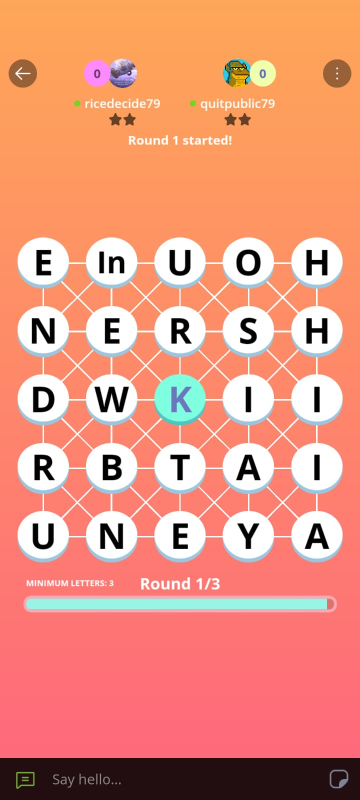
#> input picture new images/1.jpeg, 720 x 1600 px (shown at 1/2 size)
$ python dbg_digraphs.py
#> lines starting #> are read from the running program, lines starting #| are printed output that depends on the picture; after the words box and inside, x2 and y2 are one past the last pixel; in counts of white or black regions, pixels touching at a corner belong together
#> further down, img is the input picture: shape (1600, 720, 3); mean B, G, R 125.9, 148.1, 231.3
### autoplay_v2/board_detector.py
"""Auto-detect the Plato Crosswords board from a screenshot.

Uses HSV colour masking to find white/cyan tile circles, NMS to remove
duplicates, and K-means clustering to arrange them into a 4×4 or 5×5 grid.
"""
from __future__ import annotations

from pathlib import Path
from typing import List, Optional, Tuple

import cv2
import numpy as np

from autoplay_v2.models import DetectedBoard, DetectedTile

# HSV bounds for game tile circles.
_CYAN_LOWER = (70, 45, 75)
_CYAN_UPPER = (105, 255, 255)
_WHITE_LOWER = (0, 0, 170)
_WHITE_UPPER = (179, 80, 255)


def _find_candidate_circles(
    image_bgr: np.ndarray,
    debug_dir: Optional[Path] = None,
) -> List[Tuple[int, int, int]]:
    """Detect white and cyan circles that could be game tiles.

    Returns a list of (centre_x, centre_y, radius).
    """
    h, w = image_bgr.shape[:2]
    hsv = cv2.cvtColor(image_bgr, cv2.COLOR_BGR2HSV)
#> hsv: shape (1600, 720, 3); mean H, S, V 51.1, 121.3, 234.2

    white_mask = cv2.inRange(hsv, _WHITE_LOWER, _WHITE_UPPER)
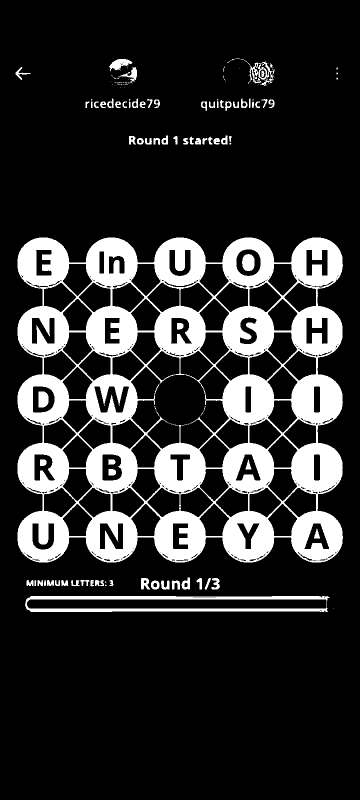
#> white_mask: shape (1600, 720) (shown at 1/2 size); 17.7% white; 152 white regions (77 under 20 px), largest, box (x1, y1, x2, y2) and area: (35, 475, 686, 1125) 184829, (50, 1192, 659, 1224) 7824, (484, 508, 509, 542) 703
    cyan_mask = cv2.inRange(hsv, _CYAN_LOWER, _CYAN_UPPER)
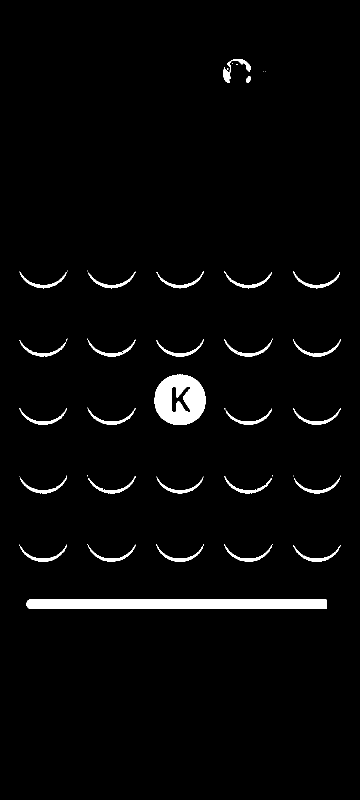
#> cyan_mask: shape (1600, 720) (shown at 1/2 size); 2.8% white; 45 white regions (16 under 20 px), largest, box (x1, y1, x2, y2) and area: (53, 1198, 654, 1218) 11977, (309, 749, 412, 850) 7305, (175, 677, 271, 714) 542
    mask = cv2.bitwise_or(white_mask, cyan_mask)
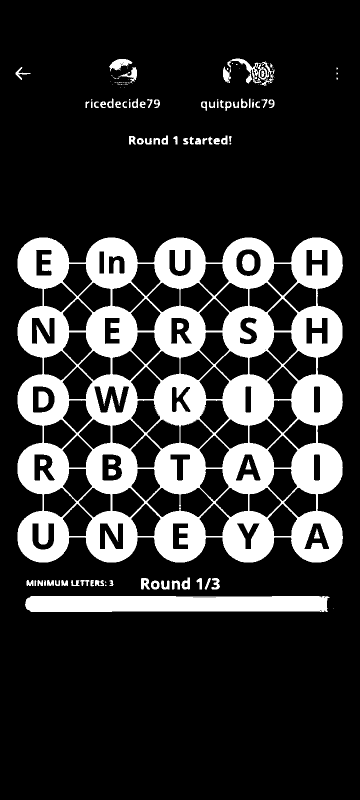
#> mask: shape (1600, 720) (shown at 1/2 size); 19.6% white; 125 white regions (50 under 20 px), largest, box (x1, y1, x2, y2) and area: (35, 475, 686, 1125) 195191, (50, 1192, 659, 1224) 18572, (446, 117, 523, 167) 1093

    kernel = cv2.getStructuringElement(cv2.MORPH_ELLIPSE, (5, 5))
    mask = cv2.morphologyEx(mask, cv2.MORPH_OPEN, kernel)
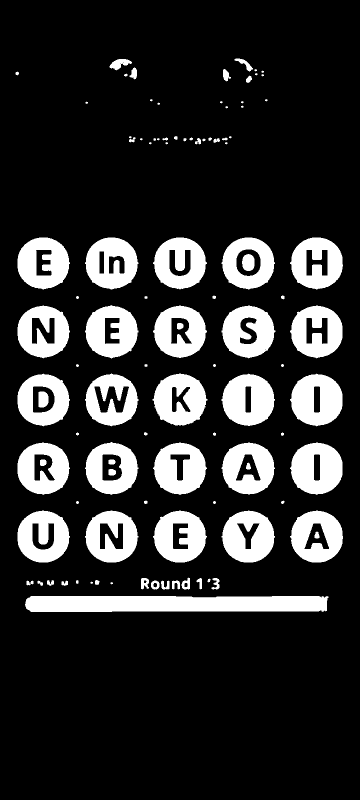
#> mask: shape (1600, 720) (shown at 1/2 size); 18% white; 103 white regions (21 under 20 px), largest, box (x1, y1, x2, y2) and area: (50, 1192, 657, 1224) 18489, (443, 747, 550, 852) 7978, (580, 885, 685, 990) 7947
    mask = cv2.morphologyEx(mask, cv2.MORPH_CLOSE, kernel)
#> mask: shape (1600, 720); 18.1% white; 96 white regions (17 under 20 px)

    if debug_dir is not None:
        debug_dir.mkdir(parents=True, exist_ok=True)
        cv2.imwrite(str(debug_dir / "01_hsv_mask.png"), mask)

    contours, _ = cv2.findContours(mask, cv2.RETR_EXTERNAL, cv2.CHAIN_APPROX_SIMPLE)
#> contours = 88 contours, 26 with area under 20; largest, box (x1, y1, x2, y2) and area: (50, 1192, 657, 1224) 17869, (170, 1021, 277, 1125) 8462, (170, 884, 277, 990) 8455, (443, 1021, 550, 1125) 8452, (306, 1021, 414, 1125) 8446

    img_area = h * w
    min_area = max(400, int(img_area * 0.001))
    max_area = int(img_area * 0.04)

    # Adaptive y-bound: tall portrait screenshots (h/w > 1.5) are full device
    # captures with avatars/nav UI → clip top 22% and bottom 12%. Short or
    # square images are pre-cropped to the board → keep lenient bounds.
    if h / max(1, w) > 1.5:
        y_lo_frac, y_hi_frac = 0.22, 0.88
    else:
        y_lo_frac, y_hi_frac = 0.05, 0.95
    candidates: List[Tuple[int, int, int]] = []
    for contour in contours:
        area = cv2.contourArea(contour)
        if area < min_area or area > max_area:
            continue

        perimeter = cv2.arcLength(contour, True)
        if perimeter <= 0:
            continue

        circularity = (4.0 * np.pi * area) / (perimeter * perimeter)
        x, y, bw, bh = cv2.boundingRect(contour)
        aspect = bw / float(bh)
        if circularity < 0.55 or not (0.7 <= aspect <= 1.3):
            continue

        cx = int(x + bw / 2)
        cy = int(y + bh / 2)

        # Only consider tiles in the plausible game area (avoid status bar,
        # avatars at top, input box / nav at bottom).
        if not (h * y_lo_frac <= cy <= h * y_hi_frac):
            continue
        if not (w * 0.02 <= cx <= w * 0.98):
            continue

        radius = int(0.5 * (bw + bh) / 2)
        candidates.append((cx, cy, radius))
#> this loop made 88 passes
#> (area, perimeter, circularity, x, y, bw, bh, aspect) on passes 14, 15, 16, 17, 18, 23, 24, 25: (8429.5, 350.6, 0.862, 580, 1021, 106, 104, 1.02), (8452, 351.2, 0.861, 443, 1021, 107, 104, 1.03), (8446, 354, 0.847, 306, 1021, 108, 104, 1.04), (8461.5, 354.6, 0.845, 170, 1021, 107, 104, 1.03), (8434.5, 349, 0.87, 35, 1021, 105, 104, 1.01), (8413.5, 350.6, 0.86, 580, 885, 105, 105, 1), (8439, 354.7, 0.843, 443, 885, 107, 104, 1.03), (8434.5, 357, 0.832, 306, 885, 108, 105, 1.03)
#> after the loop, candidates = 25 items, first 6: (633, 1073, 52), (496, 1073, 52), (360, 1073, 53), (223, 1073, 52), (87, 1073, 52), (632, 937, 52)

    hsv_count = len(candidates)
#> hsv_count = 25
    print(f"[board_detector] HSV candidates: {hsv_count}")
#| [board_detector] HSV candidates: 25

    # Supplemental Fallback: Structural Hough Circles
    # This prevents total failure if the user's phone has a screen filter (e.g. night light)
    # that drastically alters the HSV profile of the "white/cyan" tiles.
    gray = cv2.cvtColor(image_bgr, cv2.COLOR_BGR2GRAY)
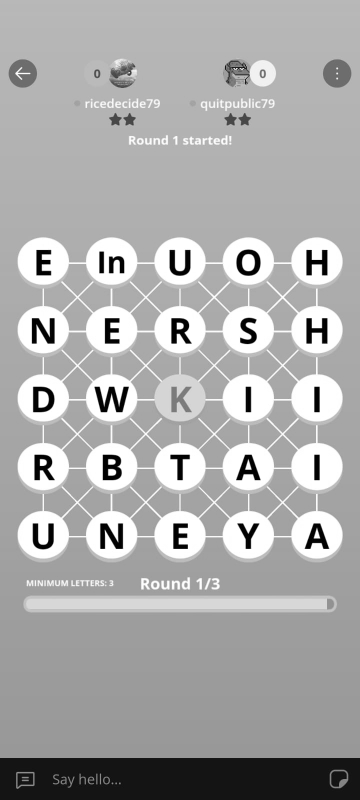
#> gray: shape (1600, 720) (shown at 1/2 size); min 0, max 255, mean 170.5
    gray_blur = cv2.medianBlur(gray, 5)
    _min_r = int(min(w, h) * 0.04)
    _max_r = int(min(w, h) * 0.18)
    hough = cv2.HoughCircles(
        gray_blur, cv2.HOUGH_GRADIENT, dp=1.2, minDist=_min_r * 2,
        param1=50, param2=30, minRadius=_min_r, maxRadius=_max_r
    )
#> hough = 98 rows, first 8: [359.4, 1073.4, 51.88], [359.4, 526.2, 52.12], [633, 1072.2, 52.12], [359.4, 663, 52.24], [85.8, 1073.4, 52.36], [359.4, 935.4, 52.12], [222.6, 1072.2, 52.48], [222.6, 798.6, 51.4]
#> (the rest of the program and of its run is left out)
